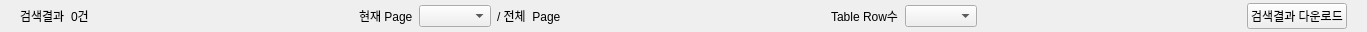
<?xml version="1.0" encoding="UTF-8"?>
<ui version="4.0">
 <class>wid_pagination</class>
 <widget class="QWidget" name="wid_pagination">
  <property name="enabled">
   <bool>true</bool>
  </property>
  <property name="geometry">
   <rect>
    <x>0</x>
    <y>0</y>
    <width>1367</width>
    <height>32</height>
   </rect>
  </property>
  <property name="sizePolicy">
   <sizepolicy hsizetype="Preferred" vsizetype="Fixed">
    <horstretch>0</horstretch>
    <verstretch>0</verstretch>
   </sizepolicy>
  </property>
  <property name="windowTitle">
   <string>Form</string>
  </property>
  <layout class="QVBoxLayout" name="verticalLayout">
   <property name="topMargin">
    <number>0</number>
   </property>
   <property name="bottomMargin">
    <number>0</number>
   </property>
   <item>
    <widget class="QFrame" name="frame_Pagenation">
     <property name="enabled">
      <bool>true</bool>
     </property>
     <property name="sizePolicy">
      <sizepolicy hsizetype="Preferred" vsizetype="Fixed">
       <horstretch>0</horstretch>
       <verstretch>0</verstretch>
      </sizepolicy>
     </property>
     <property name="frameShape">
      <enum>QFrame::NoFrame</enum>
     </property>
     <property name="frameShadow">
      <enum>QFrame::Raised</enum>
     </property>
     <layout class="QHBoxLayout" name="horizontalLayout_3">
      <property name="topMargin">
       <number>1</number>
      </property>
      <property name="bottomMargin">
       <number>1</number>
      </property>
      <item>
       <widget class="QLabel" name="label_9">
        <property name="text">
         <string>검색결과</string>
        </property>
       </widget>
      </item>
      <item>
       <widget class="QLabel" name="label_countTotal">
        <property name="text">
         <string>0건</string>
        </property>
       </widget>
      </item>
      <item>
       <spacer name="horizontalSpacer_5">
        <property name="orientation">
         <enum>Qt::Horizontal</enum>
        </property>
        <property name="sizeHint" stdset="0">
         <size>
          <width>279</width>
          <height>20</height>
         </size>
        </property>
       </spacer>
      </item>
      <item>
       <widget class="QLabel" name="label_11">
        <property name="text">
         <string>현재 Page</string>
        </property>
       </widget>
      </item>
      <item>
       <widget class="QComboBox" name="comboBox_current_Page"/>
      </item>
      <item>
       <widget class="QLabel" name="label_total_Page">
        <property name="text">
         <string>/ 전체  Page</string>
        </property>
       </widget>
      </item>
      <item>
       <spacer name="horizontalSpacer_6">
        <property name="orientation">
         <enum>Qt::Horizontal</enum>
        </property>
        <property name="sizeHint" stdset="0">
         <size>
          <width>280</width>
          <height>20</height>
         </size>
        </property>
       </spacer>
      </item>
      <item>
       <widget class="QLabel" name="label_12">
        <property name="text">
         <string>Table Row수</string>
        </property>
       </widget>
      </item>
      <item>
       <widget class="Combo_table_row" name="comboBox_countOnPage"/>
      </item>
      <item>
       <spacer name="horizontalSpacer_7">
        <property name="orientation">
         <enum>Qt::Horizontal</enum>
        </property>
        <property name="sizeHint" stdset="0">
         <size>
          <width>279</width>
          <height>20</height>
         </size>
        </property>
       </spacer>
      </item>
      <item>
       <widget class="QPushButton" name="PB_DownloadAll">
        <property name="text">
         <string>검색결과 다운로드</string>
        </property>
       </widget>
      </item>
     </layout>
    </widget>
   </item>
  </layout>
 </widget>
 <customwidgets>
  <customwidget>
   <class>Combo_table_row</class>
   <extends>QComboBox</extends>
   <header location="global">modules.PyQt.component.combo_custom</header>
  </customwidget>
 </customwidgets>
 <resources/>
 <connections/>
</ui>
